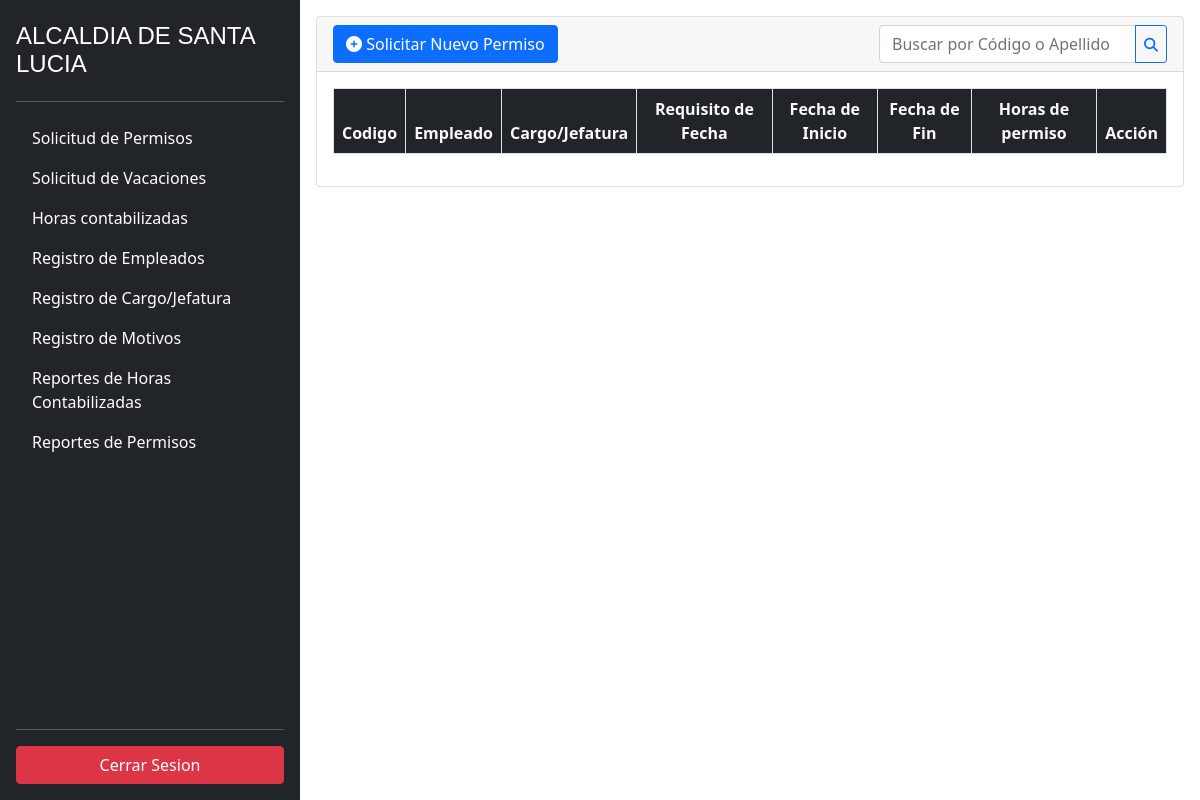
Before: /requirements/ (signed in) with the older database file.
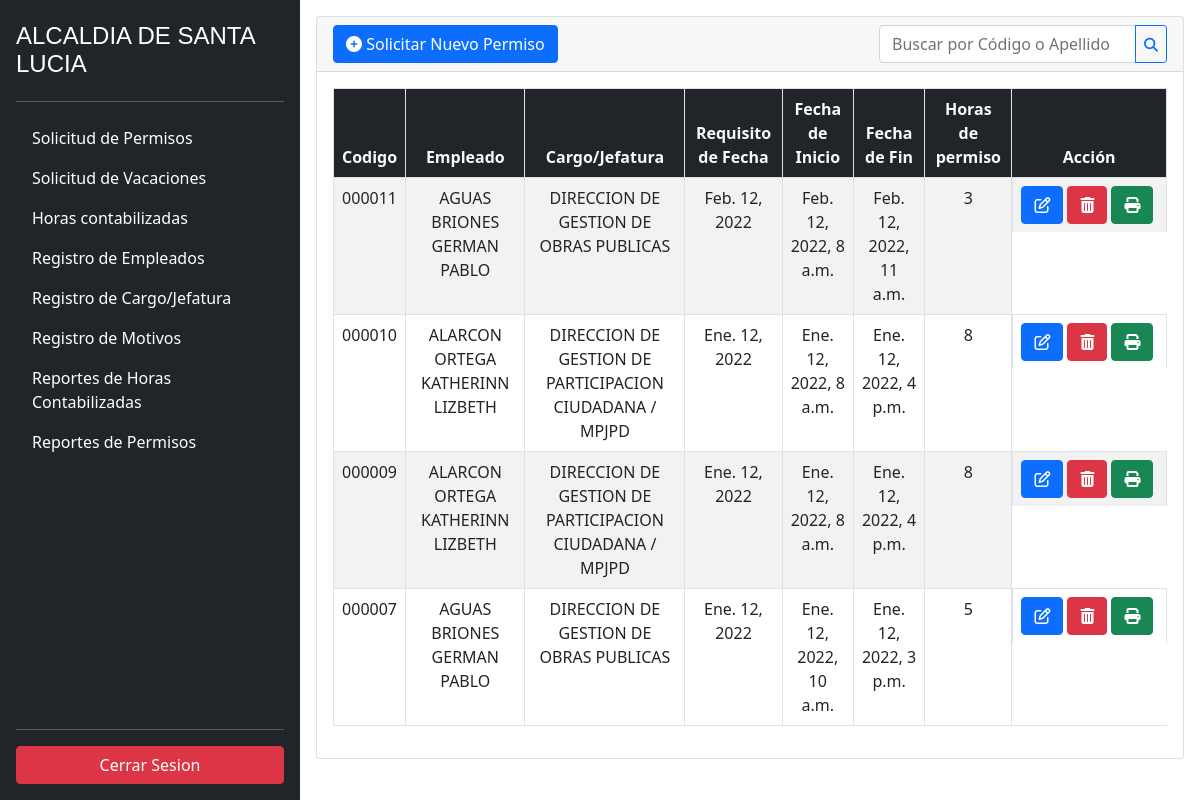
After: the same page with the newer database file.
### employee/models.py (models this page shows, shortened)
class Requirements(models.Model):
    code = models.CharField(max_length=6, null=True, blank=True)
    date_requirement = models.DateField()
    date_start = models.DateTimeField()
    date_end = models.DateTimeField()
    hours_discount = models.IntegerField(null=True, blank=True)
    employee = models.ForeignKey(
        Employee,
        related_name='employee',
        on_delete=models.SET_NULL,
        null=True
    )
    created = models.DateTimeField(auto_now_add=True)
    updated = models.DateTimeField(auto_now=True)
    reason = models.ForeignKey(
        Reason,
        related_name='reason',
        on_delete=models.SET_NULL,
        null=True
    )
    class Meta:
        ordering = ('-pk', )

class Employee(models.Model):
    identification = models.CharField(max_length=13)
    name = models.CharField(max_length=60)
    lastname = models.CharField(max_length=60)
    created = models.DateTimeField(auto_now_add=True)
    updated = models.DateTimeField(auto_now=True)
    jefatura = models.ForeignKey(
        Jefatura,
        related_name='jefatura',
        on_delete=models.SET_NULL,
        null=True
    )
    state = models.BooleanField(default=True)

class Jefatura(models.Model):
    description = models.CharField(max_length=200)
    created = models.DateTimeField(auto_now_add=True)
    updated = models.DateTimeField(auto_now=True)
    state = models.BooleanField(default=True)

### employee/views.py (the view)
# urls.py: path('requirements/', login_required(RequirementsGenericView.as_view()), name="list_requirements"),
class RequirementsGenericView(ListView):
    model = Requirements
    template_name= 'requirements/requirements_list.html'
    paginate_by= 10
    context_object_name = 'requirements'
    def get_queryset(self):
       result = super(RequirementsGenericView, self).get_queryset().order_by("-code")
       query = self.request.GET.get('search')
       if query:
           searchName = Requirements.objects.filter(Q(employee__lastname=query)|Q(code=query)).order_by("-code")
           result = searchName
       else:
           result = Requirements.objects.all()
       return result

### employee/templates/requirements/requirements_list.html (shortened to what this page needs)
{% extends 'base.html' %}
{% block sidebar %}
{% include 'sidebar.html' %}
{% endblock %}
{% block content %}
<div class="m-3">
    <div class="card">
        <div class="card-header d-flex justify-content-between align-items-center">
            <a href="{% url 'employee:new_requirements' %}" class="btn btn-primary"><i class="fa fa-plus-circle"></i>
                Solicitar Nuevo Permiso</a>
            <form method="GET" action="{% url 'employee:list_requirements' %}">
                <div class="input-group">
                    <input type="text" class="form-control m-0" placeholder="Buscar por Código o Apellido" name="search">
                    <button class="btn btn-outline-primary btn-sm" type="submit"><i class="fa fa-search"></i></button>
                </div>
            </form>
        </div>
        <div class="card-body">
            <table class="table table-bordered table-striped">
                <thead class="bg-dark">
                    <tr class="text-center text-light">
                        <th scope="col">Codigo</th>
                        <th scope="col">Empleado</th>
                        <th scope="col">Cargo/Jefatura</th>
                        <th scope="col">Requisito de Fecha</th>
                        <th scope="col">Fecha de Inicio</th>
                        <th scope="col">Fecha de Fin</th>
                        <th scope="col">Horas de permiso</th>
                        <th scope="col" class="text-center">Acción</th>
                    </tr>
                </thead>
                <tbody>
                    {% for requirements in requirements %}
                    <tr class="text-center">
                        <td>{{requirements.code}}</td>
                        <td>{{requirements.employee.lastname}} {{requirements.employee.name}}</td>
                        <td>{{requirements.employee.jefatura.description}}</td>
                        <td>{{requirements.date_requirement}}</td>
                        <td>{{requirements.date_start}}</td>
                        <td>{{requirements.date_end}}</td>
                        <td>{{requirements.hours_discount}}</td>
                        <td class="d-flex justify-content-center">
                            <div class="me-1">
                                <a class="btn btn-primary"
                                    href="{% url 'employee:update_requirements' requirements.id %}">
                                    <i class="fa fa-edit"></i>
                                </a>
                            </div>
                            <div class="me-1">
                                <a class="btn btn-danger"
                                    href="{% url 'employee:detail_requirements' requirements.id %}"><i
                                        class="fa fa-trash"></i></a>
                            </div>
                            <div class="me-1">
                                <a class="btn btn-success"
                                    href="{% url 'employee:report_requirements' requirements.id %}">
                                    <i class="fa fa-print" aria-hidden="true"></i></a>
                            </div>
                        </td>
                    </tr>
                    {% endfor %}
                </tbody>
            </table>
        </div>
    </div>
</div>
{% endblock %}

### employee/templates/base.html (shortened to what this page needs)
{% load staticfiles %}
<!DOCTYPE html>
<html lang="en">
<head>
    <link rel="stylesheet" href="{% static '/css/font-awesome.min.css' %}">
    <link rel="stylesheet" href="{% static '/css/bootstrap.min.css' %}">
    <link rel="stylesheet" href="{% static '/css/style.css' %}">
    </head>
<body>
    <div class="grid-home">
        <div>
            {% block sidebar %} {% endblock %}
        </div>
        <div>
            {% block content %} {% endblock %}
        </div>
    </div>
</body>
</html>

### employee/templates/sidebar.html
<div class="d-flex flex-column flex-shrink-0 p-3 text-white bg-dark w-25 vh-100 position-fixed">
  <a href="{% url 'employee:list_reason' %}" class="d-flex align-items-center mb-3 mb-md-0 me-md-auto text-white text-decoration-none">
    <label class="fs-4">ALCALDIA DE SANTA LUCIA</label>
  </a>
  <hr>
  <ul class="nav nav-pills flex-column mb-auto">
    <li>
      <a href="{% url 'employee:list_requirements' %}" class="nav-link text-white btn-outline-primary">
        Solicitud de Permisos
      </a>
    </li>
    <li>
      <a href="{% url 'employee:list_holidays' %}" class="nav-link text-white btn-outline-primary">
        Solicitud de Vacaciones
      </a>
    </li>
    <li>
      <a href="{% url 'employee:list_penalty' %}" class="nav-link text-white btn-outline-primary">
        Horas contabilizadas
      </a>
    </li>
    <li class="nav-item">
      <a href="{% url 'employee:list_employee' %}" class="nav-link text-white btn-outline-primary">
        Registro de Empleados
      </a>
    </li>
    <li>
      <a href="{% url 'employee:list_jefatura' %}" class="nav-link text-white btn-outline-primary">
        Registro de Cargo/Jefatura
      </a>
    </li>
    <li>
      <a href="{% url 'employee:list_reason' %}" class="nav-link text-white btn-outline-primary">
        Registro de Motivos
      </a>
    </li>
    <li>
      <a href="{% url 'employee:list_report_penalty' %}" class="nav-link text-white btn-outline-primary">
        Reportes de Horas Contabilizadas
      </a>
    </li>
    <li>
      <a href="{% url 'employee:list_report_permisos' %}" class="nav-link text-white btn-outline-primary">
        Reportes de Permisos
      </a>
    </li>
  </ul>
  <hr>
  <div>
    <a class="btn btn-danger w-100" href="{% url 'employee:logout' %}">Cerrar Sesion</a>
  </div>
</div>

### employee/static/css/style.css (style rules this page uses)
* { box-sizing: border-box; margin: 0; padding: 0; }
.grid-home { display: grid; grid-template-columns: 25% auto; grid-template-rows: max-content; grid-template-areas: "sidebar main" }
label { display: block; font: 1rem 'Fira Sans', sans-serif; }
input, label { margin: .4rem 0; }

Changed rows visible on the page:
added Requirements: code "000011", employee.lastname "AGUAS BRIONES", employee.name "GERMAN PABLO", employee.jefatura.description "DIRECCION DE GESTION DE OBRAS PUBLICAS", date_requirement "Feb. 12, 2022", date_start "Feb. 12, 2022, 8 a.m.", date_end "Feb. 12, 2022, 11 a.m.", hours_discount "3"
added Requirements: code "000010", employee.lastname "ALARCON ORTEGA", employee.name "KATHERINN LIZBETH", employee.jefatura.description "DIRECCION DE GESTION DE PARTICIPACION CIUDADANA / MPJPD", date_requirement "Ene. 12, 2022", date_start "Ene. 12, 2022, 8 a.m.", date_end "Ene. 12, 2022, 4 p.m.", hours_discount "8"
added Requirements: code "000009", employee.lastname "ALARCON ORTEGA", employee.name "KATHERINN LIZBETH", employee.jefatura.description "DIRECCION DE GESTION DE PARTICIPACION CIUDADANA / MPJPD", date_requirement "Ene. 12, 2022", date_start "Ene. 12, 2022, 8 a.m.", date_end "Ene. 12, 2022, 4 p.m.", hours_discount "8"
added Requirements: code "000007", employee.lastname "AGUAS BRIONES", employee.name "GERMAN PABLO", employee.jefatura.description "DIRECCION DE GESTION DE OBRAS PUBLICAS", date_requirement "Ene. 12, 2022", date_start "Ene. 12, 2022, 10 a.m.", date_end "Ene. 12, 2022, 3 p.m.", hours_discount "5"
